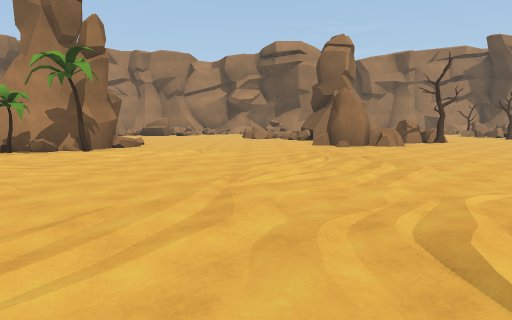
View 1 (above)

24 first-person views from a walk through a Unity game level. The camera is 1.4 m above the floor, tilts 6° down and sees 70° across. The floor is counted in squares, 2 m on a side. Each view is taken from the middle of a square. On the plan, view 1 faces up. The plan holds only what a view shows up to about 11 squares ahead; the rest is blank. The place goes on beyond the plan. Some animated figures are left out.

View 2
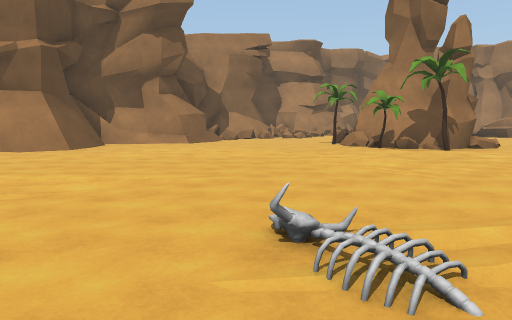

View 3
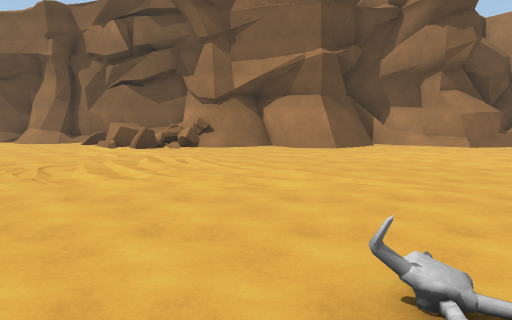

View 4
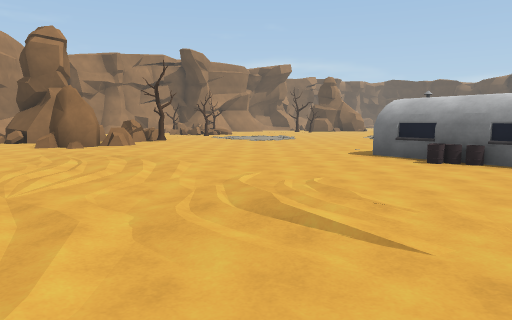

View 5
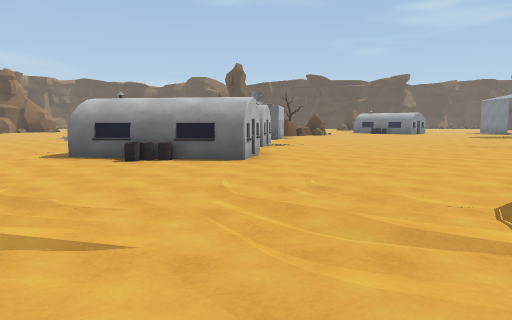

View 6
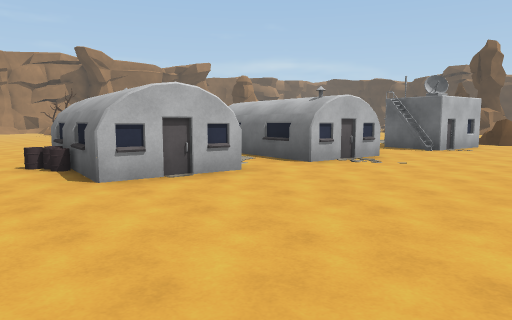

View 7
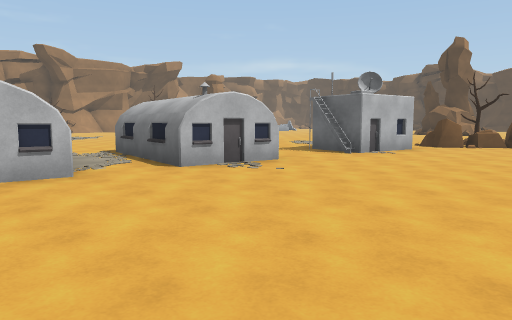

View 8
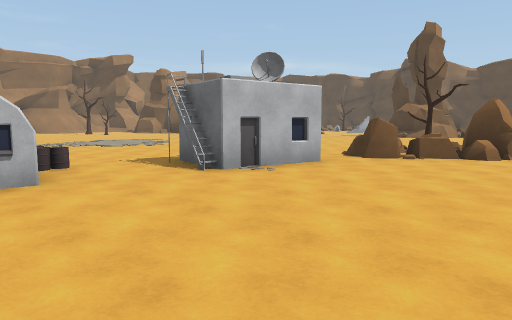

View 9
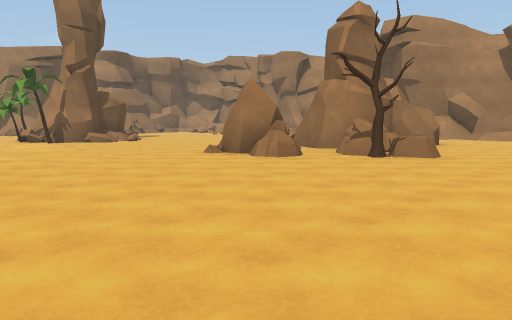

View 10
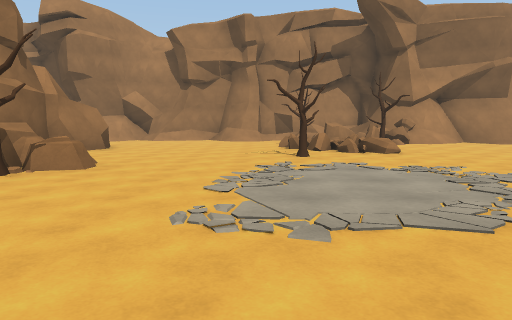

View 11
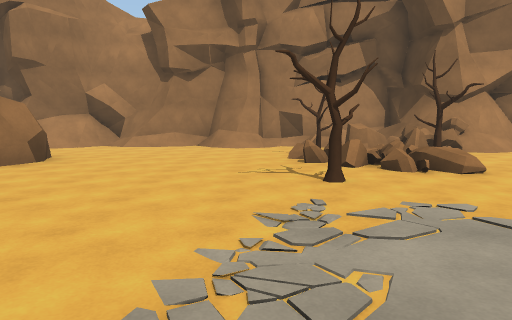

View 12
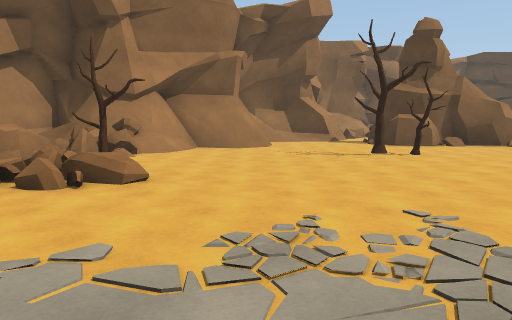

View 13
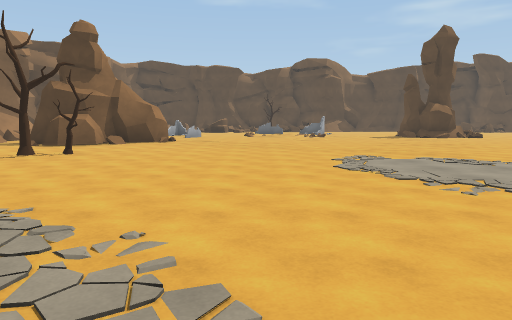

View 14
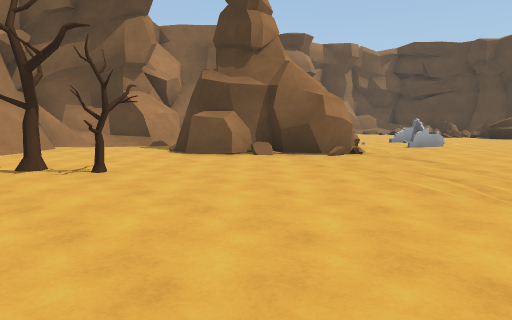

View 15
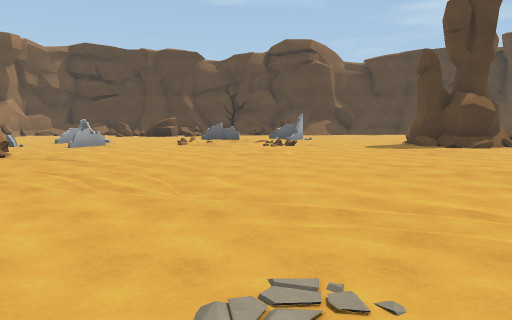

View 16
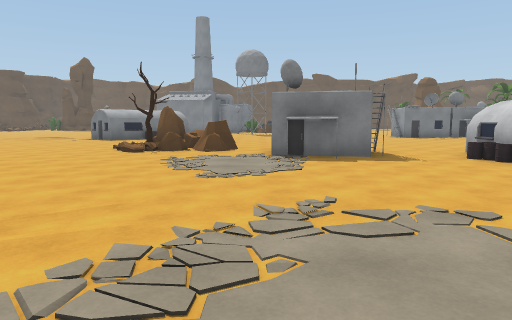

View 17
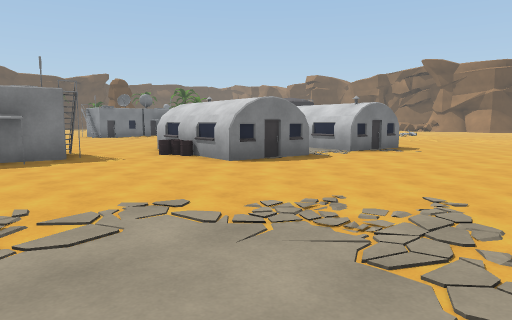

View 18
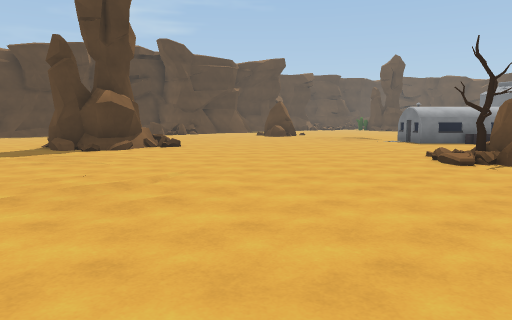

View 19
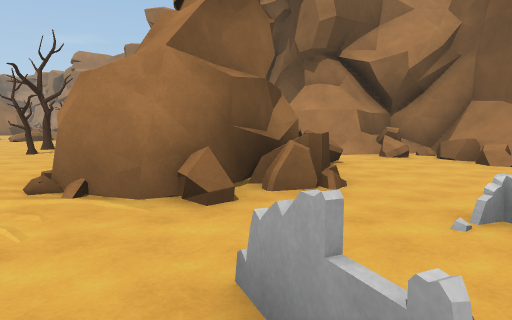

View 20
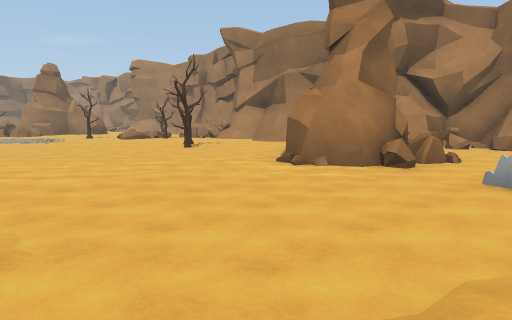

View 21
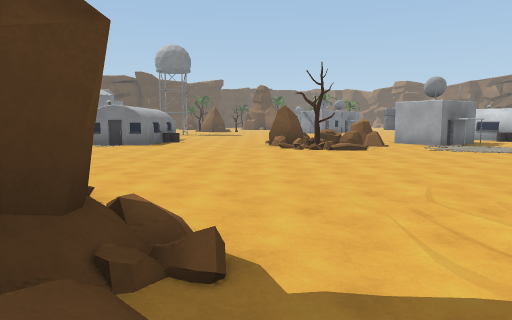

View 22
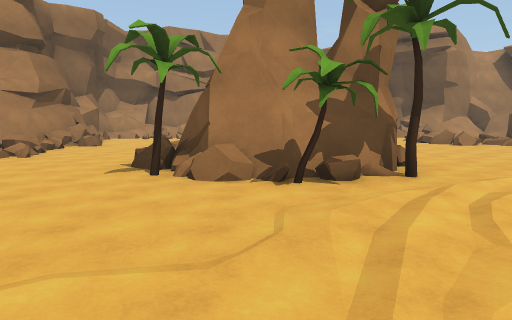

View 23
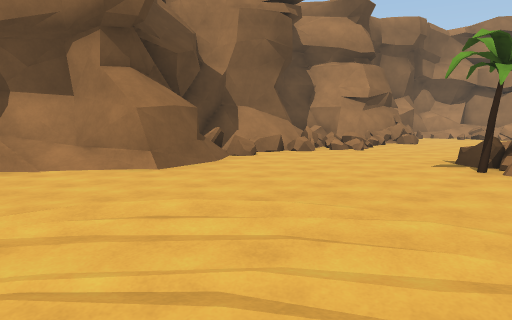

View 24
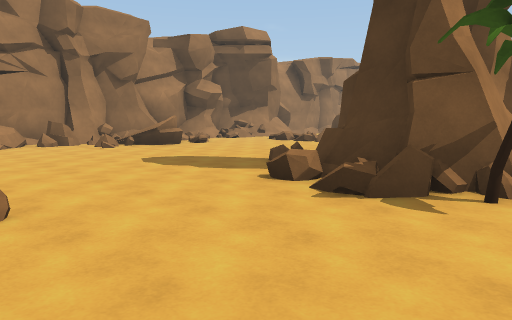

### Floor plan
Key: @ floor where view 1 was taken; # wall or solid block; x gap in a wall; . main floor; : floor 0.25 m higher than the main floor; / step, stairs or slope; = window, fence, low wall or low ledge; ^ raised ledge; R rock; T tree; B building.
Columns run from 13 left of view 1 to 27 right of it. Each row starts with its distance up from view 1.
 22                           #
 21     ###        ###/########     ##  ###
 20     ===         //......==############
 19      .#          .......=^##/###..##/=.=
 18     ..=.=         .....T#=#........ ....
 17     ......        #....==T......... #...
 16    ........      ##.....==........###^..
 15  ##........ .=/  #......//....T...####==.
 14  #=............###R....T.......T...###...
 13 ##.......  .....##RR................:..=x
 12 #==....=   .....R.RR.....................
 11 #=#...### .....RRR.T.....................
 10 #=...=####............................../
  9 #=....T##T............................../
  8 #=......T.............................../
  7 ###...................................../
  6 ###......................................
  5 #/.......................................
  4 #/.......................................
  3 ##/................BBB.BB............../#
  2  ##.........../....BBB.BB............../#
  1  ##........#../....BB..BBB..B........../#
  0  #...........@.....BB..BB..BB..........#/
 -1  #/........................BB.RR:.......
 -2  #=........   ................RRTR.....
 -3  ##......       ...............RR.....
 -4  ^=.....         ..............R......
 -5  =....             ........      .....

Where each view was taken, in squares from view 1:
view 1: 0 up, 0 right, facing up
view 2: 1 down, 1 left, facing up-left
view 3: 0 up, 1 left, facing left
view 4: 0 up, 1 left, facing up-right
view 5: 0 up, 1 left, facing right
view 6: 4 down, 4 right, facing up-right
view 7: 5 down, 6 right, facing up-right
view 8: 5 down, 10 right, facing up-right
view 9: 5 up, 9 right, facing up-left
view 10: 7 up, 9 right, facing up
view 11: 10 up, 9 right, facing up
view 12: 11 up, 10 right, facing up-right
view 13: 10 up, 10 right, facing right
view 14: 9 up, 16 right, facing up-right
view 15: 8 up, 16 right, facing right
view 16: 8 up, 16 right, facing down
view 17: 8 up, 16 right, facing down-left
view 18: 6 up, 17 right, facing down-right
view 19: 12 up, 27 right, facing up-left
view 20: 8 up, 27 right, facing up-left
view 21: 4 up, 27 right, facing down-left
view 22: 4 up, 6 left, facing up
view 23: 3 up, 6 left, facing up-left
view 24: 8 up, 11 left, facing up-right
